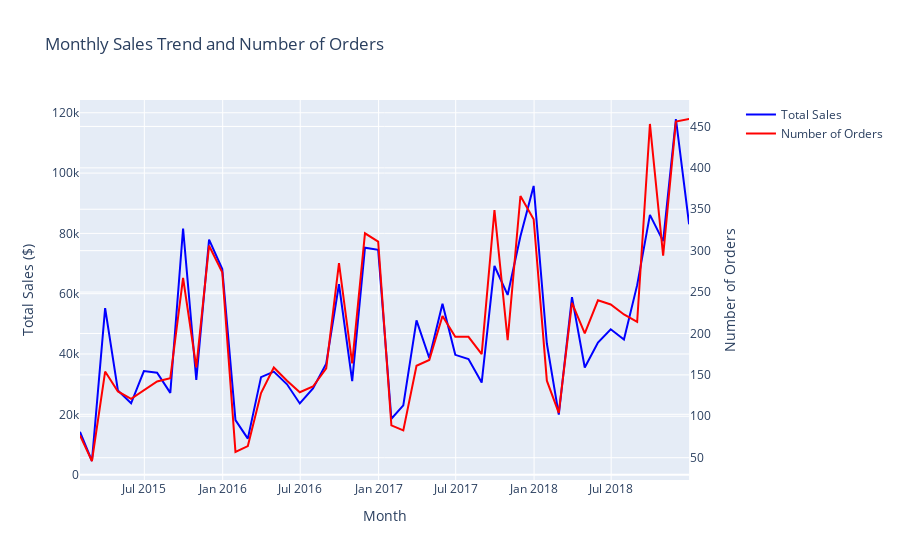

Notebook cell for this chart:
### Markdown cell above
## 1. Time-based Sales Analysis

### Code cell
# Monthly Sales Trend
monthly_sales = df.groupby(pd.Grouper(key='Order Date', freq='M'))['Sales'].agg(['sum', 'count']).reset_index()
monthly_sales.columns = ['Month', 'Total Sales', 'Number of Orders']

# Create subplot with two y-axes
fig = make_subplots(specs=[[{"secondary_y": True}]])

# Add traces
fig.add_trace(
    go.Scatter(x=monthly_sales['Month'], y=monthly_sales['Total Sales'],
               name="Total Sales", line=dict(color='blue')),
    secondary_y=False,
)

fig.add_trace(
    go.Scatter(x=monthly_sales['Month'], y=monthly_sales['Number of Orders'],
               name="Number of Orders", line=dict(color='red')),
    secondary_y=True,
)

fig.update_layout(
    title='Monthly Sales Trend and Number of Orders',
    xaxis_title='Month',
    yaxis_title='Total Sales ($)',
    yaxis2_title='Number of Orders'
)

fig.show()
